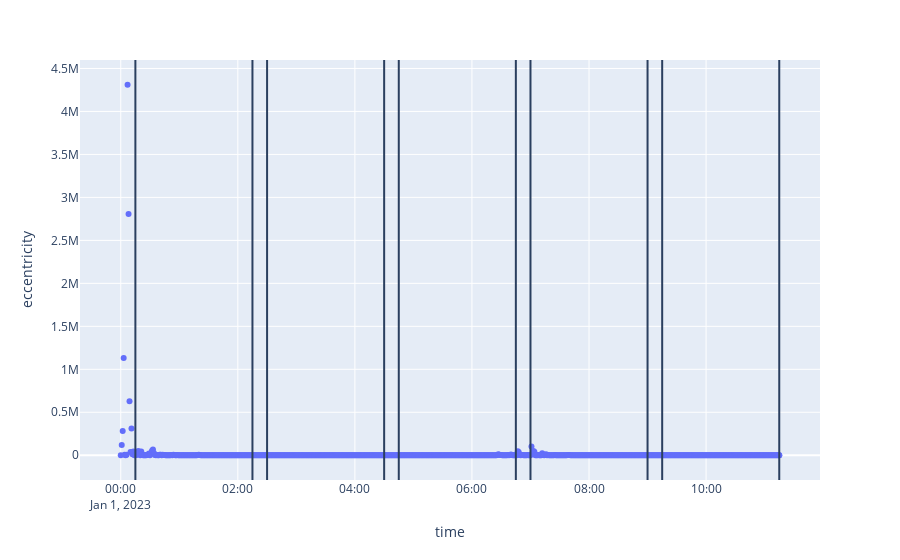

This figure's notebook cell:
### Code cell
fig = px.scatter(df, x="time", y="eccentricity")
for segment_solution in sol.segment_solutions:
    time = segment_solution.states[-1].get_instant().get_date_time(Scale.UTC)
    fig.add_vline(
        x=time.isoformat()
    )
fig.show()

### Figure 1 — Plotly figure (JSON) as saved in the notebook; plotly's stock layout.template omitted (floating-point values rounded to 4 significant figures; data arrays with more than 128 entries replaced by an {"elided": "..."} marker saying what was removed)
{"data": [{"hovertemplate": "time=%{x}<br>eccentricity=%{y}<extra></extra>", "legendgroup": "", "marker": {"color": "#636efa", "symbol": "circle"}, "mode": "markers", "name": "", "orientation": "v", "showlegend": false, "type": "scatter", "x": {"elided": "677 str values"}, "xaxis": "x", "y": {"elided": "677 float values"}, "yaxis": "y"}], "layout": {"autosize": true, "legend": {"tracegroupgap": 0}, "margin": {"t": 60}, "shapes": [{"type": "line", "x0": "2023-01-01T00:15:00", "x1": "2023-01-01T00:15:00", "xref": "x", "y0": 0, "y1": 1, "yref": "y domain"}, {"type": "line", "x0": "2023-01-01T02:15:00", "x1": "2023-01-01T02:15:00", "xref": "x", "y0": 0, "y1": 1, "yref": "y domain"}, {"type": "line", "x0": "2023-01-01T02:30:00", "x1": "2023-01-01T02:30:00", "xref": "x", "y0": 0, "y1": 1, "yref": "y domain"}, {"type": "line", "x0": "2023-01-01T04:30:00", "x1": "2023-01-01T04:30:00", "xref": "x", "y0": 0, "y1": 1, "yref": "y domain"}, {"type": "line", "x0": "2023-01-01T04:45:00", "x1": "2023-01-01T04:45:00", "xref": "x", "y0": 0, "y1": 1, "yref": "y domain"}, {"type": "line", "x0": "2023-01-01T06:45:00", "x1": "2023-01-01T06:45:00", "xref": "x", "y0": 0, "y1": 1, "yref": "y domain"}, {"type": "line", "x0": "2023-01-01T07:00:00", "x1": "2023-01-01T07:00:00", "xref": "x", "y0": 0, "y1": 1, "yref": "y domain"}, {"type": "line", "x0": "2023-01-01T09:00:00", "x1": "2023-01-01T09:00:00", "xref": "x", "y0": 0, "y1": 1, "yref": "y domain"}, {"type": "line", "x0": "2023-01-01T09:15:00", "x1": "2023-01-01T09:15:00", "xref": "x", "y0": 0, "y1": 1, "yref": "y domain"}, {"type": "line", "x0": "2023-01-01T11:15:00", "x1": "2023-01-01T11:15:00", "xref": "x", "y0": 0, "y1": 1, "yref": "y domain"}], "xaxis": {"anchor": "y", "autorange": true, "domain": [0, 1], "range": ["2022-12-31 23:19:40.4191", "2023-01-01 11:55:19.5809"], "title": {"text": "time"}, "type": "date"}, "yaxis": {"anchor": "x", "autorange": true, "domain": [0, 1], "range": [-333800.0, 4644000.0], "title": {"text": "eccentricity"}, "type": "linear"}}}
